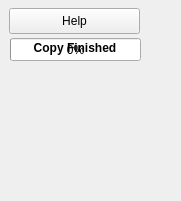
  <widget class="QWidget" native="1" name="w_logo" >
   <property name="geometry" >
    <rect>
     <x>0</x>
     <y>400</y>
     <width>181</width>
     <height>201</height>
    </rect>
   </property>
   <property name="palette" >
    <palette>
     <active/>
     <inactive/>
     <disabled/>
    </palette>
   </property>
   <property name="autoFillBackground" >
    <bool>false</bool>
   </property>
   <widget class="QLabel" name="logo_kademar" >
    <property name="geometry" >
     <rect>
      <x>30</x>
      <y>92</y>
      <width>90</width>
      <height>90</height>
     </rect>
    </property>
    <property name="text" >
     <string/>
    </property>
    <property name="pixmap" >
     <pixmap>../../../../../usr/share/kademar/utils/instalador/img/kademar.png</pixmap>
    </property>
   </widget>
   <widget class="QProgressBar" name="progressBar" >
    <property name="geometry" >
     <rect>
      <x>10</x>
      <y>38</y>
      <width>131</width>
      <height>23</height>
     </rect>
    </property>
    <property name="value" >
     <number>0</number>
    </property>
    <property name="alignment" >
     <set>Qt::AlignLeading</set>
    </property>
    <property name="textVisible" >
     <bool>true</bool>
    </property>
   </widget>
   <widget class="QLabel" name="l_finished" >
    <property name="geometry" >
     <rect>
      <x>10</x>
      <y>41</y>
      <width>130</width>
      <height>31</height>
     </rect>
    </property>
    <property name="font" >
     <font>
      <weight>75</weight>
      <bold>true</bold>
     </font>
    </property>
    <property name="text" >
     <string>Copy Finished</string>
    </property>
    <property name="alignment" >
     <set>Qt::AlignHCenter|Qt::AlignTop</set>
    </property>
    <property name="wordWrap" >
     <bool>true</bool>
    </property>
   </widget>
   <widget class="QPushButton" name="boto_ajuda" >
    <property name="geometry" >
     <rect>
      <x>9</x>
      <y>8</y>
      <width>131</width>
      <height>26</height>
     </rect>
    </property>
    <property name="text" >
     <string>Help</string>
    </property>
    <property name="icon" >
     <iconset>
      <normaloff>../../../../../usr/share/kademar/utils/instalador/img/help.png</normaloff>../../../../../usr/share/kademar/utils/instalador/img/help.png</iconset>
    </property>
   </widget>
  </widget>
